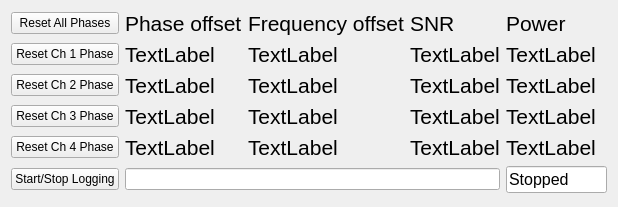
<?xml version="1.0" encoding="UTF-8"?>
<ui version="4.0">
 <class>Form</class>
 <widget class="QWidget" name="Form">
  <property name="geometry">
   <rect>
    <x>0</x>
    <y>0</y>
    <width>618</width>
    <height>207</height>
   </rect>
  </property>
  <property name="windowTitle">
   <string>Form</string>
  </property>
  <layout class="QGridLayout" name="gridLayout">
   <item row="3" column="0">
    <widget class="QPushButton" name="btnResetPhase3">
     <property name="text">
      <string>Reset Ch 3 Phase</string>
     </property>
    </widget>
   </item>
   <item row="1" column="3">
    <widget class="QLabel" name="lblSNR1">
     <property name="font">
      <font>
       <pointsize>16</pointsize>
      </font>
     </property>
     <property name="text">
      <string>TextLabel</string>
     </property>
    </widget>
   </item>
   <item row="0" column="0">
    <widget class="QPushButton" name="btnResetAllPhases">
     <property name="text">
      <string>Reset All Phases</string>
     </property>
    </widget>
   </item>
   <item row="3" column="2">
    <widget class="QLabel" name="lblFreq3">
     <property name="font">
      <font>
       <pointsize>16</pointsize>
      </font>
     </property>
     <property name="text">
      <string>TextLabel</string>
     </property>
    </widget>
   </item>
   <item row="0" column="4">
    <widget class="QLabel" name="label_7">
     <property name="font">
      <font>
       <pointsize>16</pointsize>
      </font>
     </property>
     <property name="text">
      <string>Power</string>
     </property>
    </widget>
   </item>
   <item row="1" column="0">
    <widget class="QPushButton" name="btnResetPhase1">
     <property name="text">
      <string>Reset Ch 1 Phase</string>
     </property>
    </widget>
   </item>
   <item row="1" column="2">
    <widget class="QLabel" name="lblFreq1">
     <property name="font">
      <font>
       <pointsize>16</pointsize>
      </font>
     </property>
     <property name="text">
      <string>TextLabel</string>
     </property>
    </widget>
   </item>
   <item row="4" column="0">
    <widget class="QPushButton" name="btnResetPhase4">
     <property name="text">
      <string>Reset Ch 4 Phase</string>
     </property>
    </widget>
   </item>
   <item row="5" column="0">
    <widget class="QPushButton" name="btnStartStopLogging">
     <property name="text">
      <string>Start/Stop Logging</string>
     </property>
    </widget>
   </item>
   <item row="5" column="1" colspan="3">
    <widget class="QLineEdit" name="txtLogPath">
     <property name="readOnly">
      <bool>true</bool>
     </property>
     <property name="text">
      <string></string>
     </property>
    </widget>
   </item>
   <item row="5" column="4">
    <widget class="QLineEdit" name="txtLogStatus">
     <property name="readOnly">
      <bool>true</bool>
     </property>
     <property name="font">
      <font>
       <pointsize>12</pointsize>
      </font>
     </property>
     <property name="text">
      <string>Stopped</string>
     </property>
    </widget>
   </item>
   <item row="0" column="3">
    <widget class="QLabel" name="label_5">
     <property name="font">
      <font>
       <pointsize>16</pointsize>
      </font>
     </property>
     <property name="text">
      <string>SNR</string>
     </property>
    </widget>
   </item>
   <item row="3" column="3">
    <widget class="QLabel" name="lblSNR3">
     <property name="font">
      <font>
       <pointsize>16</pointsize>
      </font>
     </property>
     <property name="text">
      <string>TextLabel</string>
     </property>
    </widget>
   </item>
   <item row="3" column="1">
    <widget class="QLabel" name="lblPhase3">
     <property name="font">
      <font>
       <pointsize>16</pointsize>
      </font>
     </property>
     <property name="text">
      <string>TextLabel</string>
     </property>
    </widget>
   </item>
   <item row="2" column="4">
    <widget class="QLabel" name="lblPower2">
     <property name="font">
      <font>
       <pointsize>16</pointsize>
      </font>
     </property>
     <property name="text">
      <string>TextLabel</string>
     </property>
    </widget>
   </item>
   <item row="1" column="4">
    <widget class="QLabel" name="lblPower1">
     <property name="font">
      <font>
       <pointsize>16</pointsize>
      </font>
     </property>
     <property name="text">
      <string>TextLabel</string>
     </property>
    </widget>
   </item>
   <item row="2" column="1">
    <widget class="QLabel" name="lblPhase2">
     <property name="font">
      <font>
       <pointsize>16</pointsize>
      </font>
     </property>
     <property name="text">
      <string>TextLabel</string>
     </property>
    </widget>
   </item>
   <item row="2" column="3">
    <widget class="QLabel" name="lblSNR2">
     <property name="font">
      <font>
       <pointsize>16</pointsize>
      </font>
     </property>
     <property name="text">
      <string>TextLabel</string>
     </property>
    </widget>
   </item>
   <item row="4" column="1">
    <widget class="QLabel" name="lblPhase4">
     <property name="font">
      <font>
       <pointsize>16</pointsize>
      </font>
     </property>
     <property name="text">
      <string>TextLabel</string>
     </property>
    </widget>
   </item>
   <item row="1" column="1">
    <widget class="QLabel" name="lblPhase1">
     <property name="font">
      <font>
       <pointsize>16</pointsize>
      </font>
     </property>
     <property name="text">
      <string>TextLabel</string>
     </property>
    </widget>
   </item>
   <item row="2" column="2">
    <widget class="QLabel" name="lblFreq2">
     <property name="font">
      <font>
       <pointsize>16</pointsize>
      </font>
     </property>
     <property name="text">
      <string>TextLabel</string>
     </property>
    </widget>
   </item>
   <item row="4" column="3">
    <widget class="QLabel" name="lblSNR4">
     <property name="font">
      <font>
       <pointsize>16</pointsize>
      </font>
     </property>
     <property name="text">
      <string>TextLabel</string>
     </property>
    </widget>
   </item>
   <item row="4" column="2">
    <widget class="QLabel" name="lblFreq4">
     <property name="font">
      <font>
       <pointsize>16</pointsize>
      </font>
     </property>
     <property name="text">
      <string>TextLabel</string>
     </property>
    </widget>
   </item>
   <item row="2" column="0">
    <widget class="QPushButton" name="btnResetPhase2">
     <property name="text">
      <string>Reset Ch 2 Phase</string>
     </property>
    </widget>
   </item>
   <item row="0" column="1">
    <widget class="QLabel" name="label">
     <property name="font">
      <font>
       <pointsize>16</pointsize>
      </font>
     </property>
     <property name="text">
      <string>Phase offset</string>
     </property>
    </widget>
   </item>
   <item row="4" column="4">
    <widget class="QLabel" name="lblPower4">
     <property name="font">
      <font>
       <pointsize>16</pointsize>
      </font>
     </property>
     <property name="text">
      <string>TextLabel</string>
     </property>
    </widget>
   </item>
   <item row="0" column="2">
    <widget class="QLabel" name="label_4">
     <property name="font">
      <font>
       <pointsize>16</pointsize>
      </font>
     </property>
     <property name="text">
      <string>Frequency offset</string>
     </property>
    </widget>
   </item>
   <item row="3" column="4">
    <widget class="QLabel" name="lblPower3">
     <property name="font">
      <font>
       <pointsize>16</pointsize>
      </font>
     </property>
     <property name="text">
      <string>TextLabel</string>
     </property>
    </widget>
   </item>
   <item row="6" column="2">
    <spacer name="verticalSpacer">
     <property name="orientation">
      <enum>Qt::Vertical</enum>
     </property>
     <property name="sizeHint" stdset="0">
      <size>
       <width>20</width>
       <height>40</height>
      </size>
     </property>
    </spacer>
   </item>
  </layout>
 </widget>
 <resources/>
 <connections/>
</ui>
